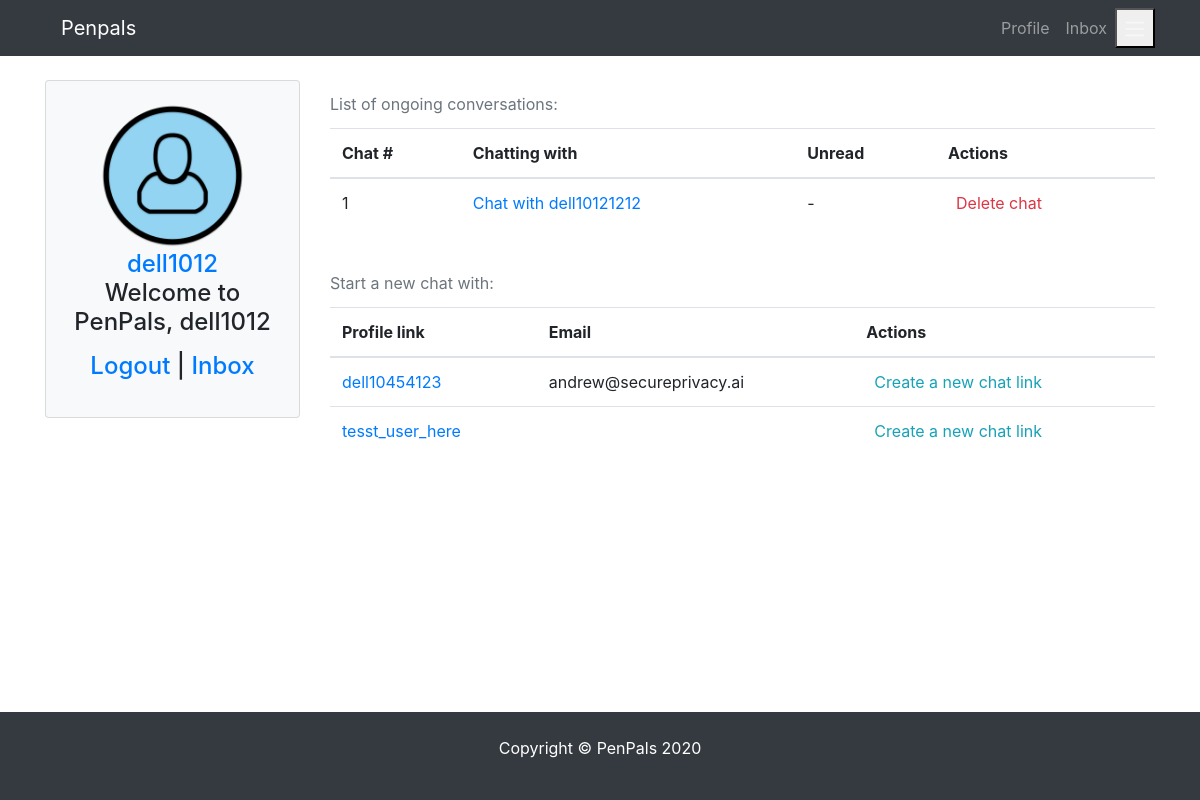
Before: /message/inbox/ (signed in) with the older database file.
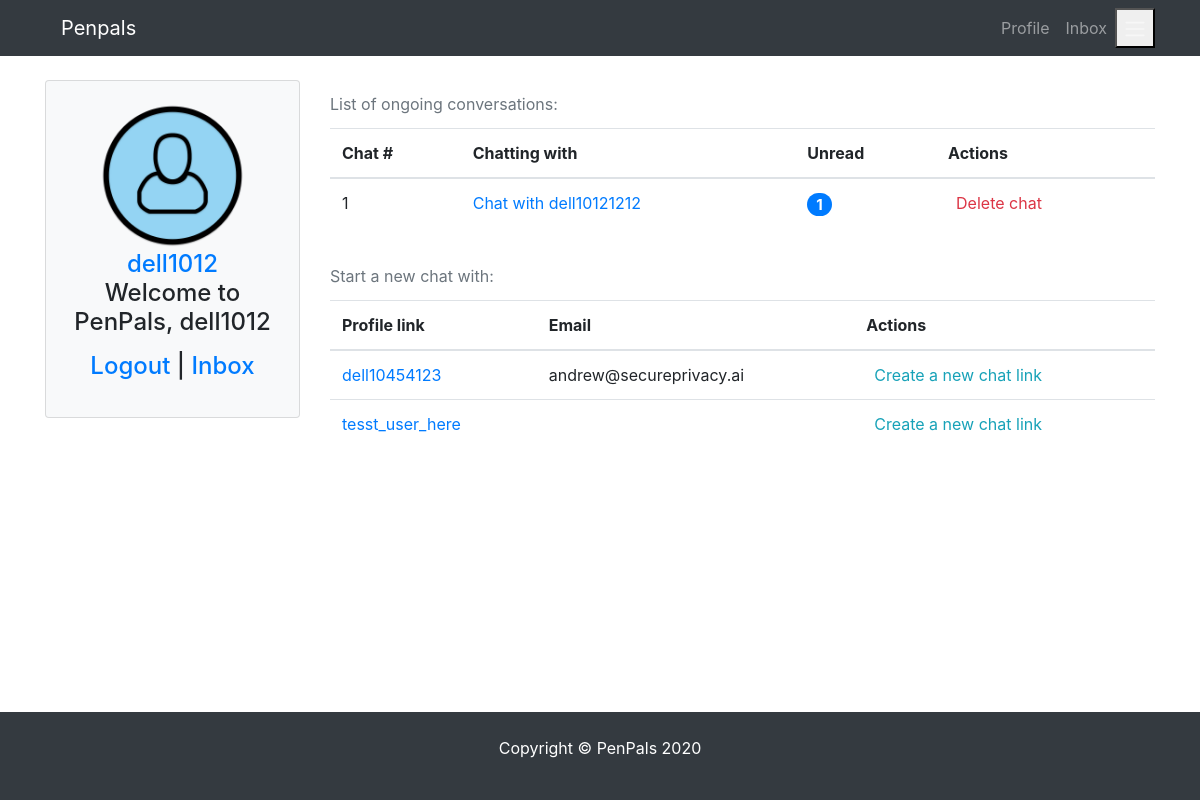
After: the same page with the newer database file.
### pages/models.py (models this page shows)
class Profile(models.Model):
    user = models.OneToOneField(
        User, blank=True, null=True, on_delete=models.CASCADE)
    first = models.CharField(max_length=200, blank=True, null=True)
    last = models.CharField(max_length=200, blank=True, null=True)
    photo = models.ImageField(
        default='user.png', upload_to='photos/%y/%m',  blank=True, null=True)
    friends = models.ManyToManyField('self', blank=True)
    speaks = models.CharField(max_length=200, blank=True, null=True)
    learns = models.CharField(max_length=200, blank=True, null=True)
    def __init__(self, *args, **kwargs):
         super(Profile, self).__init__(*args, **kwargs)
         self.speaks = from_value_to_label(self.speaks)
         self.learns = from_value_to_label(self.learns)
    def __str__(self):
        return str(self.user)
    def get_absolute_url(self):
        return reverse("pages:profile", kwargs={"profile_id":self.pk})
    class Meta:
        ordering = ['-id']

### conversations/models.py (models this page shows, shortened)
class ChatMember(models.Model):
    chat = models.ForeignKey(Chat, related_name = "members", on_delete=models.CASCADE)  # _id is added automatically
    profile = models.ForeignKey(Profile, related_name = "chats", on_delete=models.CASCADE) # _id is added automatically
    last_viewed = models.DateTimeField(blank=True, null=True)
    deleted = models.BooleanField(default=False)

### conversations/views.py (the view, shortened to what this page needs)
# urls.py: path("inbox/", Inbox.as_view(), name="inbox"),
class Inbox(LoginRequiredMixin, DetailView):
    model = Profile
    template_name = "conversations/inbox.html"
    def get_context_data(self, **kwargs):
        self.instance = self.request.user.profile
        self.friends = self.instance.friends.all()
        self.context = {
            'profile': self.instance,
            'friends': self.friends,
        }
        my_chat_ids = self.instance.chats.all().values_list('chat_id', flat=True)  # all chat ids for my profile in a flat list
        my_chat_objects = Chat.objects.filter(id__in=my_chat_ids)  # all chats ids i'm in
        im_chatting_with = []
        unread_messages = []
        for a_chat in my_chat_objects:
            a_chat_profile = a_chat.members.get(profile=self.instance)  # get me
            if not a_chat_profile.deleted:
                my_friend_in_a_chat = a_chat.members.exclude(profile=self.instance).first()  # NO GROUP CHATS??? / exclude me from the list of chat memebers
                im_chatting_with.append(my_friend_in_a_chat)  # adding this user/profile to ongoing chats
                self.friends = self.friends.exclude(user=my_friend_in_a_chat.profile.user)  # exclude the freind i'm already chatting with
                if a_chat.get_msg.count()>0:
                    message_date = a_chat.get_msg.values('date').latest('date')
                    last_viewed_date = a_chat.members.filter(profile=self.instance).values('last_viewed').first()
                    if message_date['date'] > last_viewed_date['last_viewed']:
                        message_count = a_chat.get_msg.filter(date__gt=last_viewed_date['last_viewed']).count()
                        unread_messages.append(message_count)
                    else:
                        unread_messages.append(False)
                else:
                    unread_messages.append(False)
        self.context = {
            'profile': self.instance,
            'friends': self.friends,
            'chat_details': zip(im_chatting_with, unread_messages),
        }
        return self.context
    def get(self, request, **kwargs):
        self.get_context_data(**kwargs)
        return render(request, self.template_name, self.context)

### pages/utils.py (called while the page is built)
def from_value_to_label(field):
    if field is not None:
        list_of_labels = [label for value, label in LANGUAGE_CHOICES if str(value) in field]
        return ", ".join(list_of_labels)  # list_of_labels  #ast.literal_eval(field)  # [int(i) for i in field.replace('[','').replace(']','').replace(',','').replace("'",'').split(" ")] # list_of_labels #
    return field

### conversations/templates/conversations/inbox.html (shortened to what this page needs)
{% extends 'pages/base.html' %} {% block content %}
<div class="row">
  {% include 'pages/partials/_sidebar.html' %}
  <div class="col-md-9 col-sm-12">
    {% if chat_details %}
    <div class="table-responsive">
      <table class="table">
        <caption>
          List of ongoing conversations:
        </caption>
        <thead>
          <tr>
            <th>Chat #</th>
            <th>Chatting with</th>
            <th>Unread</th>
            <th>Actions</th>
          </tr>
        </thead>
        <tbody>
          {% for a_chat, unread_msgs in chat_details %}
          <tr>
            <td>{{forloop.counter}}</td>
            <td>
              <a href="{% url 'conversations:chatbox' a_chat.chat_id %}">
                Chat with {{a_chat.profile}}
              </a>
            </td>
            <td>
              {% if unread_msgs %}
              <a href="{% url 'conversations:chatbox' a_chat.chat_id %}">
                <h5><span class="badge badge-primary badge-pill">{{unread_msgs}}</span></h5>
              </a>
              {% else %}
                <p> - </p>
              {% endif %}
            </td>
            <td>
              <a
                href="{% url 'conversations:delete_chat' a_chat.chat_id %}"
                class="bth btn-outline-danger p-2 rounded"
                >Delete chat</a
              >
            </td>
          </tr>
          {% endfor %}
        </tbody>
      </table>
    </div>
    {% endif %} {% if friends %}
    <div class="table-responsive">
      <table class="table">
        <caption>
          Start a new chat with:
        </caption>
        <thead>
          <tr>
            <th>Profile link</th>
            <th>Email</th>
            <th>Actions</th>
          </tr>
        </thead>
        <tbody>
          {% for friend_profile in friends %}
          <tr>
            <td>
              <a href="{% url 'pages:profile' friend_profile.id %}"
                >{{friend_profile}}</a
              >
            </td>
            <td>{{friend_profile.user.email}}</td>
            {% if request.user.profile.id == profile.id %}
            <td>
              <a
                href="{% url 'conversations:inbox_new_chat' friend_profile.id %}"
                class="bth btn-outline-info p-2 rounded"
                >Create a new chat link</a
              >
            </td>
            {% endif %}
          </tr>
          {% endfor %}
        </tbody>
      </table>
    </div>
    {% endif %}
  </div>
</div>
{% endblock content %}

### templates/pages/base.html (shortened to what this page needs)
{% load static %}
<!DOCTYPE html>
<html lang="en">
  <head>
    <link
      rel="stylesheet"
      href="{% static 'vendor/bootstrap/css/bootstrap.min.css' %}"
    />
    <link rel="stylesheet" href="{% static 'css/styles.css' %}" />
  </head>
  <body class="d-flex flex-column min-vh-100">
    <nav class="navbar navbar-expand-md bg-dark navbar-dark">
      <div class="container">
        <div class="d-flex justify-content-start">
          <a href="{% url 'pages:index' %}" class="navbar navbar-brand">Penpals</a>
        </div>
        <div class="d-flex justify-content-end">
          <div class="collapse navbar-collapse" id="collapsibleNavbar">
            <ul class="navbar-nav ml-auto">
              {% if request.user.is_authenticated %}
                <li class="nav-item">
                <a href="{{request.user.profile.get_absolute_url}}" class="nav-link">Profile</a>
                </li>
                <li class="nav-item">
                <a href="{% url 'conversations:inbox' %}" class="nav-link">Inbox</a>
                </li>
              {% endif %}
            </ul>
          </div>
          <button
            class="navbar-toggle"
            data-toggle="collapse"
            data-target="#collapsibleNavbar"
          >
            <span class="navbar-toggler-icon"></span>
          </button>
        </div>
      </div>
    </nav>
    <div class="container mt-4">
      {% block content %}
      {% endblock content %}
    </div>
    <footer class="bg-dark text-white mt-auto">
      <div class="container py-4">
        <p class="text-center">Copyright &copy; PenPals 2020</p>
      </div>
    </footer>
  </body>
</html>

### pages/templates/pages/partials/_sidebar.html
<div class="col-lg-3 col-md-3 col-sm-6 mx-auto">
    <div class="card bg-light mw-30rem">
        <div class="card-body text-center">
            <h4 class="card-title">
                {% if profile.photo %}
                    <img src="{{profile.photo.url}}" alt="profile photo url" class="card-img-top mx-auto rounded-circle">
                {% else %}
                    <img src="https://placehold.it/200x200" alt="profile photo url" class="card-img-top mx-auto rounded-circle">
                {% endif %}
                {% if not request.user.is_anonymous %}
                <a href="{{profile.get_absolute_url}}">{{profile}}</a>
                {% endif %}
                {% if request.user == profile.user %}
                <p>Welcome to PenPals, {{profile.user}}</p>
                <p><a href="{% url 'logout' %}">Logout</a> | <a href="{% url 'conversations:inbox' %}">Inbox</a></p>
                {% elif request.user.is_anonymous %}
                    <p><a href="{% url 'pages:signup' %}">Signup</a> | <a href="{% url 'login' %}">Login</a></p>
                {% endif %}
            </h4>
        </div>
    </div>
</div>

### static_files/css/styles.css (style rules this page uses)
.card-img-top { width: 70%; height: 70%; }
.card { margin-bottom: 1.5rem!important; }
caption { caption-side:top; }

Changed rows visible on the page:
changed ChatMember "dell10121212": unread_msgs (not shown) → "1"; no longer shows "-"
